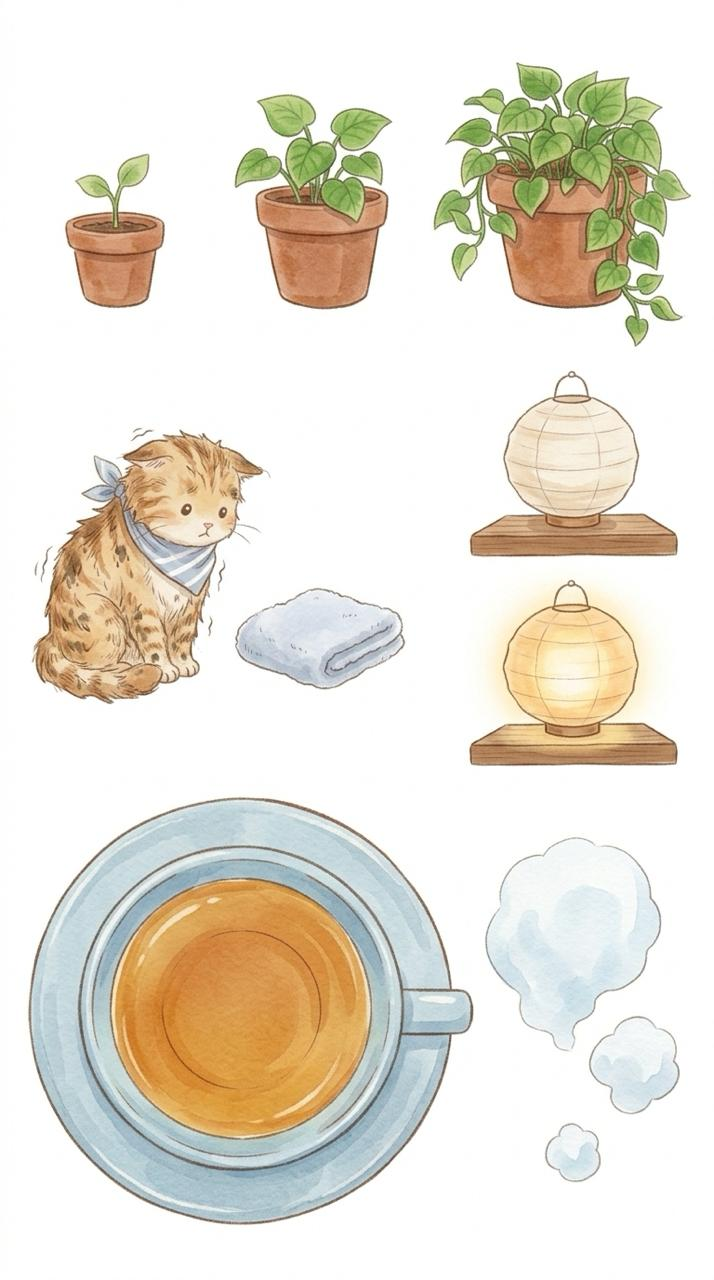
#> input picture src/sheet_pothos.jpg, 714 x 1280 px, found by its file name
$ python cut_pothos.py ../src/sheet_pothos.jpg
#> lines starting #> are read from the running program, lines starting #| are printed output that depends on the picture; after the words box and inside, x2 and y2 are one past the last pixel; in counts of white or black regions, pixels touching at a corner belong together
"""Cut src/sheet_pothos.jpg: pothos 3 stages, wet cat, towel, paper lantern off/on, tea from above, steam puffs."""
import cv2, numpy as np, sys
from PIL import Image
G = sys.argv[1]
img = cv2.imread(f'{G}/src/sheet_pothos.jpg')
#> img is the input picture: shape (1280, 714, 3); mean B, G, R 215.7, 227.5, 232.8
h, w = img.shape[:2]
#> h = 1280; w = 714
bg = np.median(np.concatenate([img[:5].reshape(-1,3), img[-5:].reshape(-1,3)]), axis=0)
#> bg = [255, 255, 255]
dist = np.linalg.norm(img.astype(float) - bg, axis=2)
near = (dist < 18).astype(np.uint8)
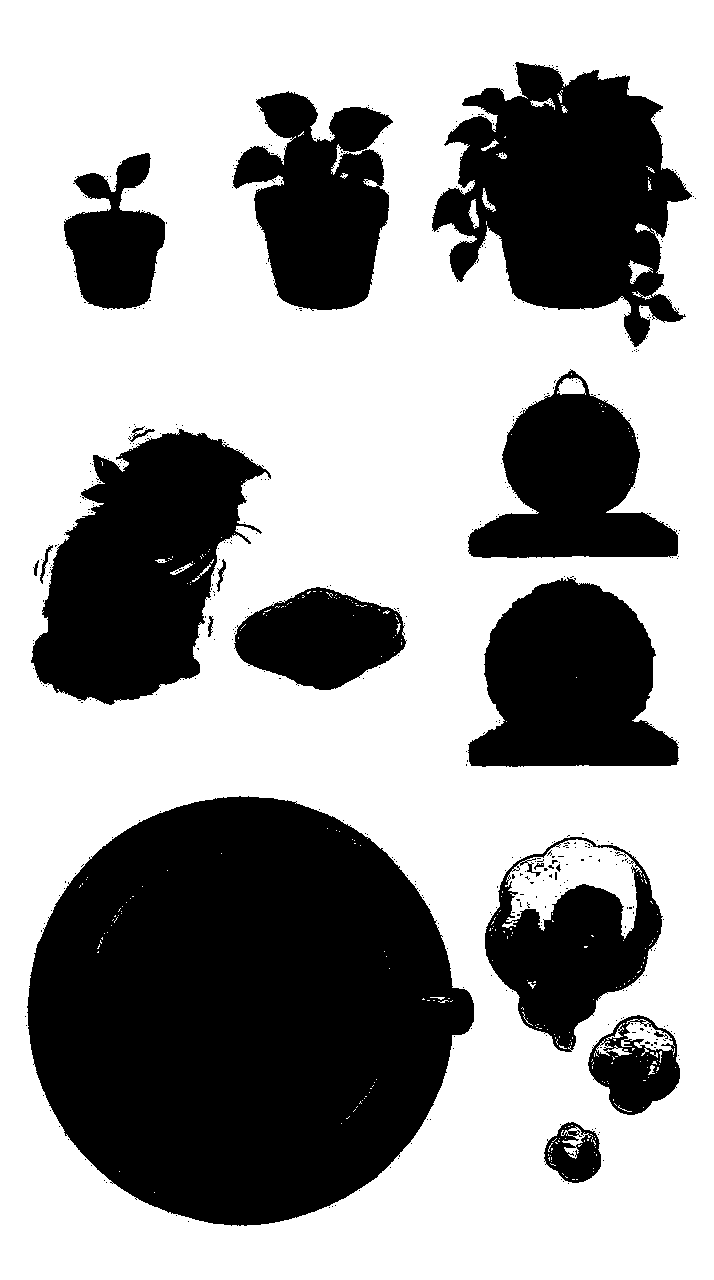
#> near: shape (1280, 714); values 0 (black) and 1 (white), 61.9% white; 491 black regions (472 under 20 px), largest, box (x1, y1, x2, y2) and area: (27, 796, 474, 1226) 144170, (432, 62, 692, 347) 43470, (31, 429, 271, 705) 39160
# background = near-bg pixels connected to the border
n, lab = cv2.connectedComponents(near, connectivity=4)
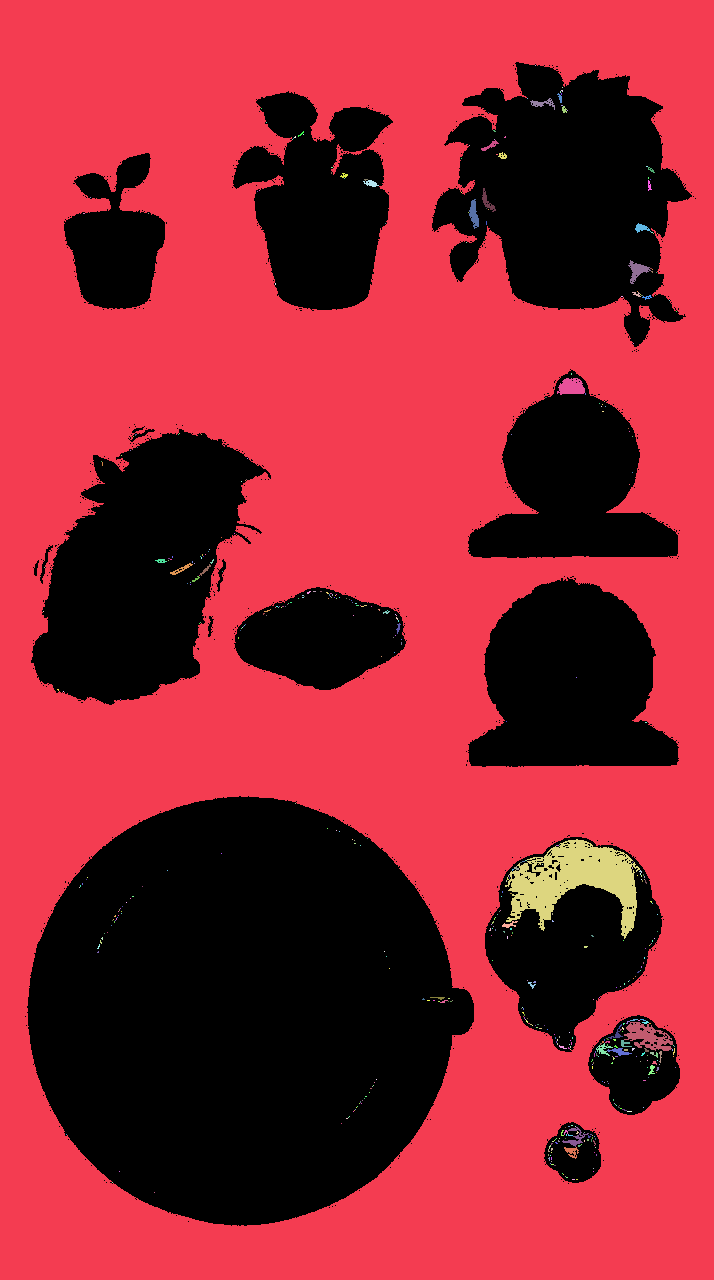
#> lab: shape (1280, 714) int32; 542 distinct labels, from 0 to 541; one colour per label, 0 black
#> n = 542
border = set(np.unique(np.concatenate([lab[0], lab[-1], lab[:, 0], lab[:, -1]]))) - {0}
#> border = 1 item
bgmask = np.isin(lab, list(border))
#> bgmask: shape (1280, 714) bool; 60.8% white; 391 black regions (375 under 20 px), largest, box (x1, y1, x2, y2) and area: (27, 796, 474, 1226) 144319, (432, 62, 692, 347) 44476, (31, 429, 271, 705) 39390
fg = (~bgmask).astype(np.uint8)
fg = cv2.morphologyEx(fg, cv2.MORPH_OPEN, np.ones((3, 3), np.uint8))
#> fg: shape (1280, 714); values 0 (black) and 1 (white), 39% white; 20 white regions (3 under 20 px), largest, box (x1, y1, x2, y2) and area: (28, 797, 474, 1226) 144257, (432, 62, 691, 347) 44279, (31, 429, 266, 705) 39121
# soft edge: alpha from distance to bg near the border of the mask
alpha = fg.astype(float)
edge = cv2.dilate(fg, np.ones((5, 5), np.uint8)) - cv2.erode(fg, np.ones((5, 5), np.uint8))
#> edge: shape (1280, 714); values 0 (black) and 1 (white), 4.7% white; 13 white regions, largest, box (x1, y1, x2, y2) and area: (430, 60, 693, 349) 7200, (26, 795, 476, 1228) 6999, (29, 426, 268, 707) 5460
soft = np.clip((dist - 6) / 30, 0, 1)
alpha = np.where(edge > 0, np.maximum(alpha * soft, 0), alpha)
alpha = (alpha * 255).astype(np.uint8)
rgba = np.dstack([cv2.cvtColor(img, cv2.COLOR_BGR2RGB), alpha])
# items are not on an even grid: group by dilated connected components, then order row by row
grp = cv2.dilate((alpha > 20).astype(np.uint8), np.ones((9, 9), np.uint8))
#> grp: shape (1280, 714); values 0 (black) and 1 (white), 43.7% white; 11 white regions, largest, box (x1, y1, x2, y2) and area: (24, 793, 478, 1230) 151321, (428, 58, 695, 351) 51027, (27, 424, 270, 709) 45421
n, lab, stats, cent = cv2.connectedComponentsWithStats(grp)
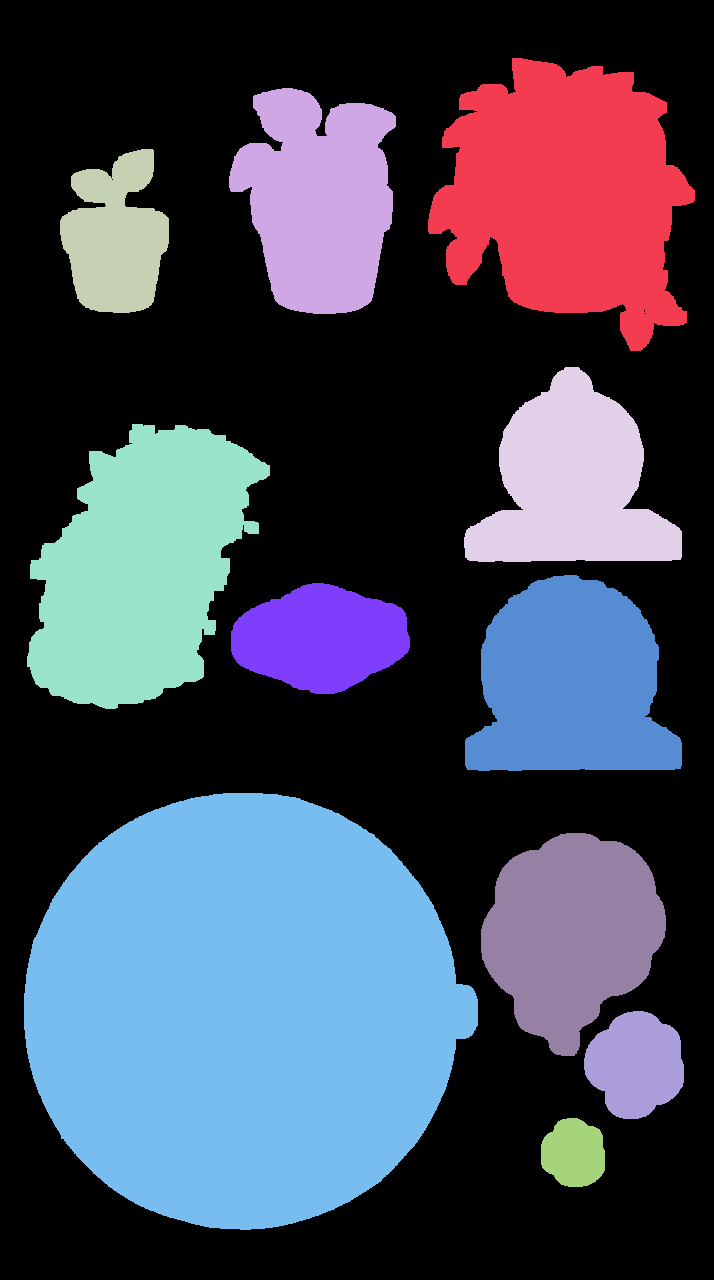
#> lab: shape (1280, 714) int32; 12 distinct labels, from 0 to 11; one colour per label, 0 black
#> n = 12; stats = [[0, 0, 714, 1280, 514666], [428, 58, 267, 293, 51027], [229, 88, 167, 226, 27100], [60, 149, 109, 164, 12437], [464, 367, 218, 195, 26023], [27, 424, 243, 285, 45421], [465, 575, 217, 196, 31961], [231, 583, 179, 111, 14316], [24, 793, 454, 437, 151321], [481, 833, 185, 223, 28134], [584, 1011, 100, 108, 7991], [541, 1118, 64, 69, 3523]]; cent = [[355.6, 593], [565.5, 194.2], [318.1, 199.2], [114.9, 237.2], [571.9, 484], [140.7, 566.5], [570.4, 683.7], [320.2, 637.8], [242.2, 1010.4], [571, 932.7], [635.3, 1064.1], [573.4, 1152.8]]
comps = [i for i in range(1, n) if stats[i, cv2.CC_STAT_AREA] > 1500]
#> comps = [1, 2, 3, 4, 5, 6, 7, 8, 9, 10, 11]
comps.sort(key=lambda i: (int(cent[i][1] > 360) + int(cent[i][1] > 790), cent[i][0], cent[i][1]))
names = ['pothos0', 'pothos1', 'pothos2', 'cat_wet', 'towel', 'lantern_on', 'lantern_off', 'tea_top', 'steam_a', 'steam_b', 'steam_c']
print([(int(cent[i][0]), int(cent[i][1])) for i in comps]); assert len(comps) == 11, len(comps)
#| [(114, 237), (318, 199), (565, 194), (140, 566), (320, 637), (570, 683), (571, 484), (242, 1010), (571, 932), (573, 1152), (635, 1064)]
for name, i in zip(names, comps):
    x, y, w, h = stats[i, :4]
    a = alpha[y:y + h, x:x + w] * (lab[y:y + h, x:x + w] == i)
    ys, xs = np.where(a > 20)
    crop = rgba[y + ys.min():y + ys.max() + 1, x + xs.min():x + xs.max() + 1].copy()
    crop[:, :, 3] = a[ys.min():ys.max() + 1, xs.min():xs.max() + 1]
    Image.fromarray(crop).save(f'{G}/assets/{name}.png')
    print(name, crop.shape[1], 'x', crop.shape[0])
#> this loop made 11 passes
#> (name, i, x, y, w, h) on passes 1 to 11: ('pothos0', 3, 60, 149, 109, 164), ('pothos1', 2, 229, 88, 167, 226), ('pothos2', 1, 428, 58, 267, 293), ('cat_wet', 5, 27, 424, 243, 285), ('towel', 7, 231, 583, 179, 111), ('lantern_on', 6, 465, 575, 217, 196), ('lantern_off', 4, 464, 367, 218, 195), ('tea_top', 8, 24, 793, 454, 437), ('steam_a', 9, 481, 833, 185, 223), ('steam_b', 11, 541, 1118, 64, 69), ('steam_c', 10, 584, 1011, 100, 108)
#| pothos0 101 x 156
#| pothos1 159 x 218
#| pothos2 259 x 285
#| cat_wet 235 x 277
#| towel 171 x 103
#| lantern_on 209 x 188
#| lantern_off 210 x 187
#| tea_top 446 x 429
#> (further printed lines are left out)
#> pass 1, `crop = rgba[y + ys.min():y + ys.max() + 1, x + xs.min():x + xs.max() +..`:
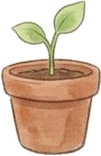
#> crop: shape (156, 101, 4); mean R, G, B, A 213.8, 188.9, 166.2, 154.1; transparent parts drawn white
#> after the loop:
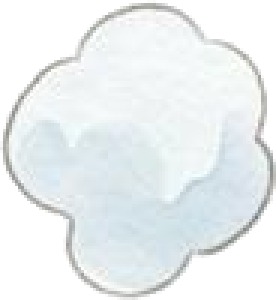
#> crop: shape (100, 92, 4) (shown 3 times larger); mean R, G, B, A 234.6, 239.5, 240.5, 176; transparent parts drawn white
# the lit lantern's glow: fade the pale halo into transparency instead of a hard rim
im = np.array(Image.open(f'{G}/assets/lantern_on.png')).astype(float)
d = np.linalg.norm(im[:, :, :3] - 255, axis=2)
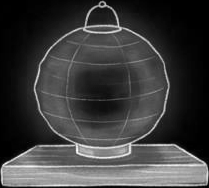
#> d: shape (188, 209) float64; min 0, max 343.8, mean 82.6; drawn with min black and max white
im[:, :, 3] = np.minimum(im[:, :, 3], np.clip((d - 10) / 70, 0, 1) * 255)
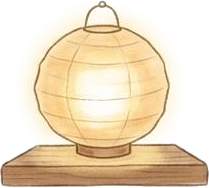
#> im: shape (188, 209, 4) float64; mean R, G, B, A 236.5, 218, 185.9, 149; transparent parts drawn white
Image.fromarray(im.astype(np.uint8)).save(f'{G}/assets/lantern_on.png'); print('lantern_on glow softened')
#| lantern_on glow softened
